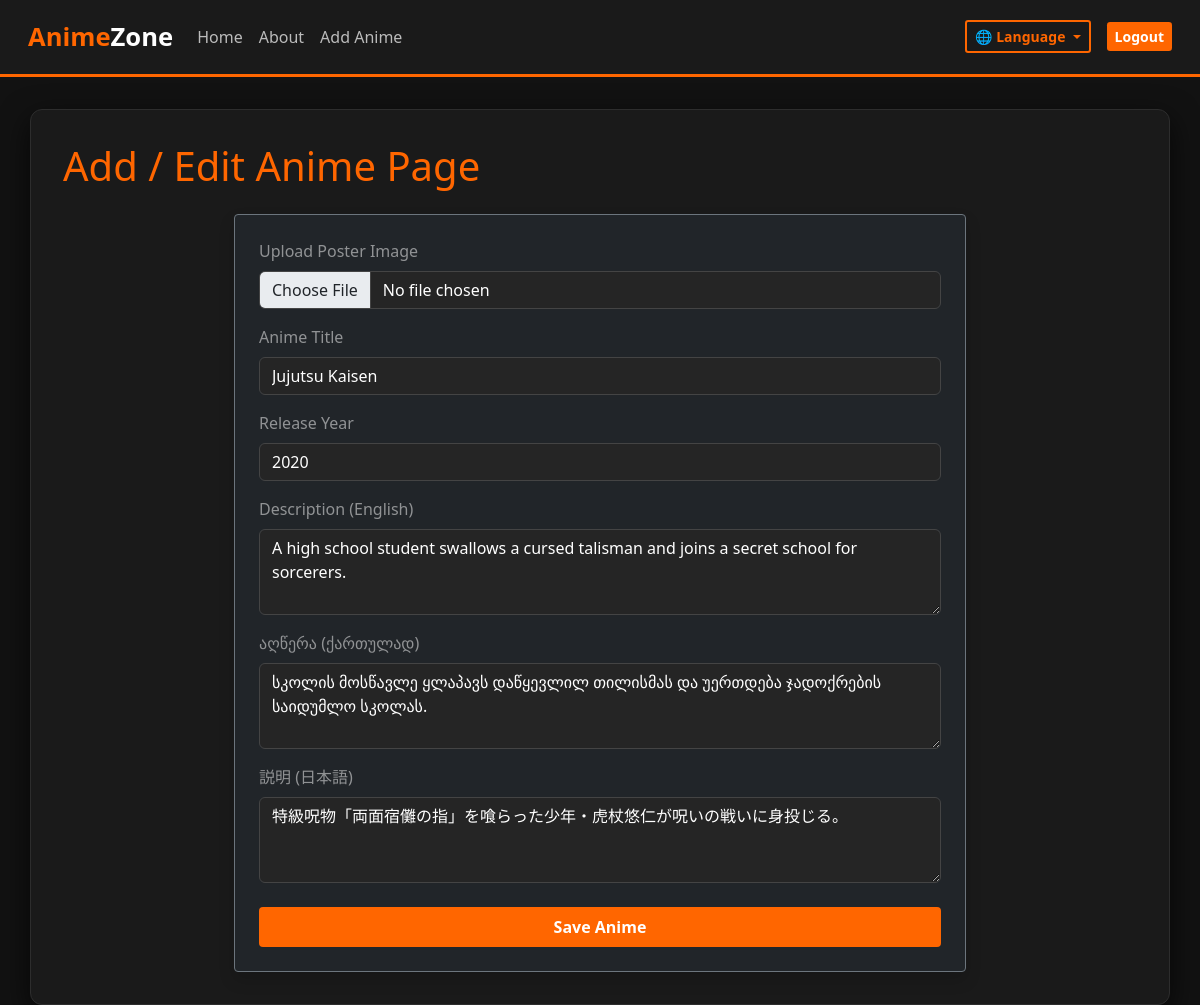
Page /update_anime/1 (signed in) on the committed database.
### models.py (models this page shows, shortened)
class BaseModel:
    def create(self):
        db.session.add(self)
        db.session.commit()

class Anime(db.Model, BaseModel):
    __tablename__ = "animes"
    id = db.Column(db.Integer(), primary_key=True)
    title = db.Column(db.String(), nullable=False)
    release_year = db.Column(db.Integer(), nullable=False)
    image = db.Column(db.String(), default="default_image.jpg")
    description_en = db.Column(db.Text(), nullable=True)
    description_ka = db.Column(db.Text(), nullable=True)
    description_ja = db.Column(db.Text(), nullable=True)

### routes.py (the view, shortened to what this page needs)
@app.route("/update_anime/<int:anime_id>", methods=["GET", "POST"])
@login_required
def update_anime(anime_id):
    anime = Anime.query.get_or_404(anime_id)
    form = AnimeForm(
        title=anime.title,
        release_year=anime.release_year,
        description_en=anime.description_en,
        description_ka=anime.description_ka,
        description_ja=anime.description_ja
    )
    return render_template("add_anime.html", form=form)

### forms.py
class AnimeForm(FlaskForm):
    image = FileField("Upload anime poster")
    title = StringField("Enter Anime Title", validators=[DataRequired()])
    release_year = IntegerField("Enter Anime Release Year", validators=[DataRequired()])
    description_en = TextAreaField("Description (English)", validators=[DataRequired()])
    description_ka = TextAreaField("აღწერა (ქართულად)", validators=[DataRequired()])
    description_ja = TextAreaField("説明 (日本語)", validators=[DataRequired()])
    submit = SubmitField("Save Anime")

### models.py (called while the page is built)
@login_manager.user_loader
def load_user(user_id):
    return User.query.get(user_id)

### templates/add_anime.html (shortened to what this page needs)
{% extends "base.html" %}
{% block content %}
<h1 class="mb-4" style="color: #ff6600;">Add / Edit Anime Page</h1>
<div class="row justify-content-center">
    <form method="POST" enctype="multipart/form-data" class="col-md-8 p-4 bg-dark rounded border border-secondary shadow">
        <div class="mb-3">
            <label class="form-label text-white-50">Upload Poster Image</label>
            {{ form.image(class="form-control", accept=".png, .jpg, .jpeg") }}
        </div>
        <div class="mb-3">
            <label class="form-label text-white-50">Anime Title</label>
            {{ form.title(class="form-control", placeholder="e.g., Attack on Titan") }}
        </div>
        <div class="mb-3">
            <label class="form-label text-white-50">Release Year</label>
            {{ form.release_year(class="form-control", placeholder="e.g., 2013") }}
        </div>
        <div class="mb-3">
            <label class="form-label text-white-50">Description (English)</label>
            {{ form.description_en(class="form-control", rows="3", placeholder="Write English description here...") }}
        </div>
        <div class="mb-3">
            <label class="form-label text-white-50">აღწერა (ქართულად)</label>
            {{ form.description_ka(class="form-control", rows="3", placeholder="დაწერეთ აღწერა ქართულად...") }}
        </div>
        <div class="mb-3">
            <label class="form-label text-white-50">説明 (日本語)</label>
            {{ form.description_ja(class="form-control", rows="3", placeholder="日本語の説明を入力してください...") }}
        </div>
        <div class="mt-4">
            {{ form.submit(class="btn btn-orange w-100 py-2") }}
        </div>
    </form>
</div>
{% endblock %}

### style.css (style rules this page uses)
body { background-color: #121212 !important; color: #ffffff !important; font-family: 'Segoe UI', Roboto, Helvetica, Arial, sans-serif; }
.btn-orange { background-color: #ff6600 !important; color: #ffffff !important; font-weight: 600; border: none !important; transition: background-color 0.3s ease, transform 0.2s ease; }
.form-control, .form-select { background-color: #252525 !important; color: #ffffff !important; border: 1px solid #444444 !important; border-radius: 6px; }
.form-control::placeholder { color: #6c757d !important; }

### rows in the picture
Anime: title "Jujutsu Kaisen", release_year "2020", description_en "A high school student swallows a cursed talisman and joins a secret school for sorcerers.", description_ka "სკოლის მოსწავლე ყლაპავს დაწყევლილ თილისმას და უერთდება ჯადოქრების საიდუმლო სკოლას.", description_ja "特級呪物「両面宿儺の指」を喰らった少年・虎杖悠仁が呪いの戦いに身投じる。"
